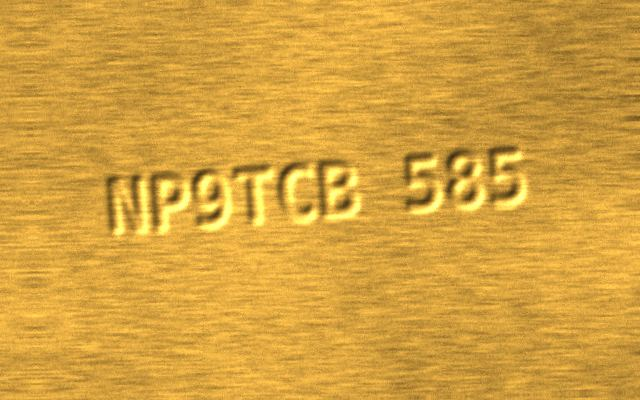
#> input picture data/sample/images/S1-004_a0.png, 640 x 400 px
$ python -i quality.py   (imports and definitions only)   (older library calls are emulated)
#> lines starting #> are read from the running program, lines starting #| are printed output that depends on the picture
"""No-reference image-quality features (cheap, CPU-only, wearable-friendly).

Focus: variance of the Laplacian (Pech-Pacheco et al., ICPR 2000) and Tenengrad gradient energy.
Text-region sharpness: standard deviation of Sobel gradient magnitude on the ROI, inspired by
CG-DIQA (Li et al., arXiv:1807.04047) but computed on the localised ROI rather than MSER regions.
"""
import cv2
import numpy as np


def _gray(img):
    return img if img.ndim == 2 else cv2.cvtColor(img, cv2.COLOR_BGR2GRAY)


def lap_var(g):
    return float(cv2.Laplacian(g, cv2.CV_64F).var())


def tenengrad(g):
    gx = cv2.Sobel(g, cv2.CV_64F, 1, 0, ksize=3)
    gy = cv2.Sobel(g, cv2.CV_64F, 0, 1, ksize=3)
    return float(np.mean(gx * gx + gy * gy))


def noise_sigma(g):
    """Immerkaer fast noise-variance estimate."""
    k = np.array([[1, -2, 1], [-2, 4, -2], [1, -2, 1]], np.float64)
    h, w = g.shape
    s = np.abs(cv2.filter2D(g.astype(np.float64), -1, k)[1:-1, 1:-1]).sum()
    return float(s * np.sqrt(0.5 * np.pi) / (6.0 * (w - 2) * (h - 2)))


def illum_nonuniformity(g, n=6):
    h, w = g.shape
    bh, bw = max(h // n, 1), max(w // n, 1)
    means = np.array([g[i * bh:(i + 1) * bh, j * bw:(j + 1) * bw].mean()
                      for i in range(n) for j in range(n)])
    return float(means.std() / (means.mean() + 1e-6))


def frame_features(img):
    g = _gray(img)
    gf = g.astype(np.float32)
    p1, p5, p95, p99 = np.percentile(gf, [1, 5, 95, 99])
    return {
        "f_lapvar_log": float(np.log1p(lap_var(g))),
        "f_tenengrad_log": float(np.log1p(tenengrad(g))),
        "f_bright": float(gf.mean() / 255.0),
        "f_contrast_rms": float(gf.std() / 255.0),
        "f_dynrange": float((p99 - p1) / 255.0),
        "f_illum_nonuni": illum_nonuniformity(gf),
        "f_sat_frac": float((g >= 250).mean()),
        "f_dark_frac": float((g <= 12).mean()),
        "f_noise": noise_sigma(g),
        "f_min_side": float(min(g.shape)),
    }


def roi_features(gray_roi):
    g = gray_roi
    if g.size < 64:
        return {k: 0.0 for k in ("r_lapvar_log", "r_tenengrad_log", "r_cg_grad_std", "r_contrast",
                                 "r_sat_frac", "r_illum_nonuni", "r_height", "r_width", "r_noise")}
    gf = g.astype(np.float32)
    gx = cv2.Sobel(gf, cv2.CV_32F, 1, 0, ksize=3)
    gy = cv2.Sobel(gf, cv2.CV_32F, 0, 1, ksize=3)
    mag = np.sqrt(gx * gx + gy * gy)
    p5, p95 = np.percentile(gf, [5, 95])
    return {
        "r_lapvar_log": float(np.log1p(lap_var(g))),
        "r_tenengrad_log": float(np.log1p(tenengrad(g))),
        "r_cg_grad_std": float(mag.std() / 255.0),
        "r_contrast": float((p95 - p5) / 255.0),
        "r_sat_frac": float((g >= 250).mean()),
        "r_illum_nonuni": illum_nonuniformity(gf, 4),
        "r_height": float(g.shape[0]),
        "r_width": float(g.shape[1]),
        "r_noise": noise_sigma(g),
    }


QUALITY_FEATURES = ["f_lapvar_log", "f_tenengrad_log", "f_bright", "f_contrast_rms", "f_dynrange",
                    "f_illum_nonuni", "f_sat_frac", "f_dark_frac", "f_noise", "f_min_side",
                    "r_lapvar_log", "r_tenengrad_log", "r_cg_grad_std", "r_contrast", "r_sat_frac",
                    "r_illum_nonuni", "r_height", "r_width", "r_noise", "loc_score", "roi_area_frac"]

>>> import cv2
>>> picture = cv2.imread('../../data/sample/images/S1-004_a0.png')
#> picture is the input picture: shape (400, 640, 3); mean B, G, R 62.8, 161.7, 212.5
>>> result = frame_features(picture)
#> in _gray, `return img if img.ndim == 2 else cv2.cvtColor(img, cv2.COLOR_BGR2GRAY)`:
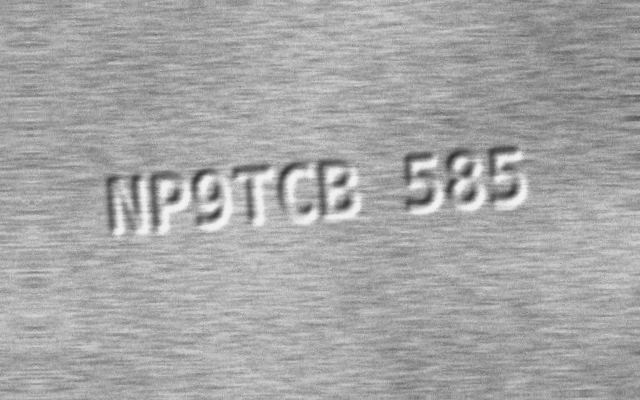
#> returned value: shape (400, 640); min 46, max 245, mean 165.6
#> in frame_features, `p1, p5, p95, p99 = np.percentile(gf, [1, 5, 95, 99])`: p1 = 104; p5 = 136; p95 = 194; p99 = 232
#> in tenengrad, `gx = cv2.Sobel(g, cv2.CV_64F, 1, 0, ksize=3)`:
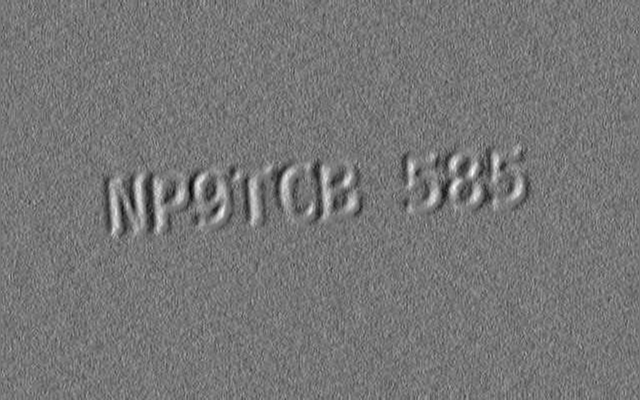
#> gx: shape (400, 640) float64; min -258, max 295, mean -0.1; drawn with min black and max white
#> in tenengrad, `gy = cv2.Sobel(g, cv2.CV_64F, 0, 1, ksize=3)`:
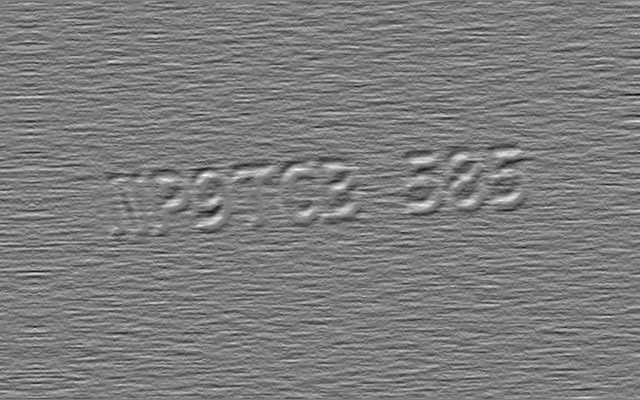
#> gy: shape (400, 640) float64; min -318, max 329, mean 0; drawn with min black and max white
#> in illum_nonuniformity, `h, w = g.shape`: h = 400; w = 640
#> in illum_nonuniformity, `bh, bw = max(h // n, 1), max(w // n, 1)`: bh = 66; bw = 106
#> in illum_nonuniformity, `means = np.array([g[i * bh:(i + 1) * bh, j * bw:(j + 1) * bw].mean() f..`: means = 36 values, max 183.1 at index 20, min 143.7 at index 5, mean 165.7
#> in noise_sigma, `k = np.array([[1, -2, 1], [-2, 4, -2], [1, -2, 1]], np.float64)`: k = [[1, -2, 1], [-2, 4, -2], [1, -2, 1]]
#> in noise_sigma, `s = np.abs(cv2.filter2D(g.astype(np.float64), -1, k)[1:-1, 1:-1]).sum()`: s = 1728057
#> result = 10 items

$ run again, on data/sample/images/S1-004_a2.png
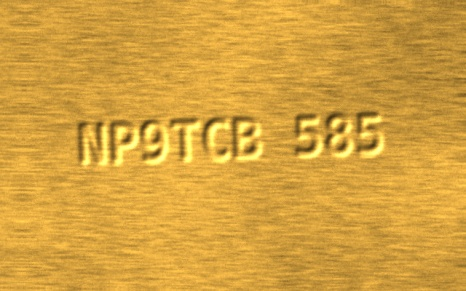
#> input picture data/sample/images/S1-004_a2.png, 466 x 291 px
#> picture is the input picture: shape (291, 466, 3); mean B, G, R 62.9, 161.7, 212.6
#> in _gray, `return img if img.ndim == 2 else cv2.cvtColor(img, cv2.COLOR_BGR2GRAY)`:
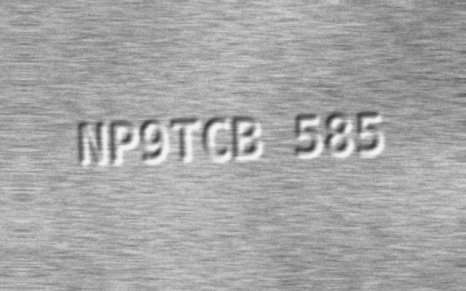
#> returned value: shape (291, 466); min 53, max 244, mean 165.7
#> p1 = 106; p5 = 137; p95 = 192; p99 = 232
#> in tenengrad, `gy = cv2.Sobel(g, cv2.CV_64F, 0, 1, ksize=3)`:
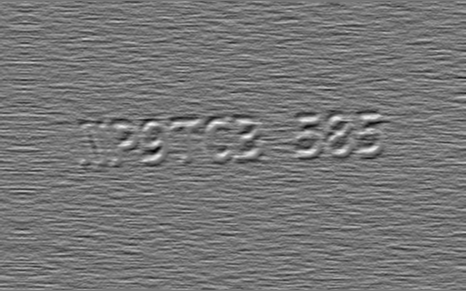
#> gy: shape (291, 466) float64; min -320, max 367, mean 0.1; drawn with min black and max white
#> in illum_nonuniformity, `h, w = g.shape`: h = 291; w = 466
#> bh = 48; bw = 77
#> means = 36 values, max 183.3 at index 20, min 144.1 at index 5, mean 165.8
#> k = [[1, -2, 1], [-2, 4, -2], [1, -2, 1]]
#> s = 1211559
#> result = 10 items
